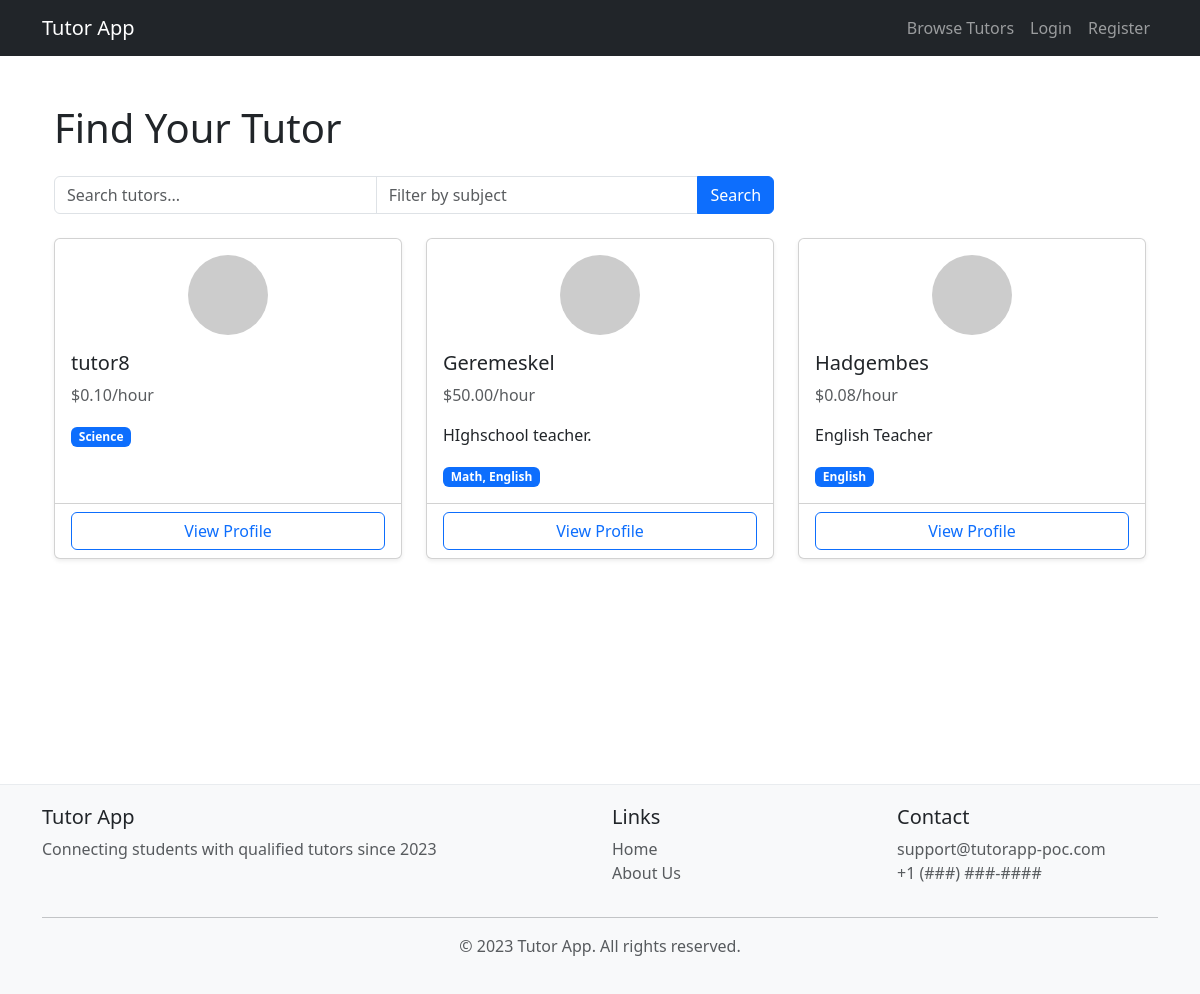
Before: /tutors/ with the older database file.
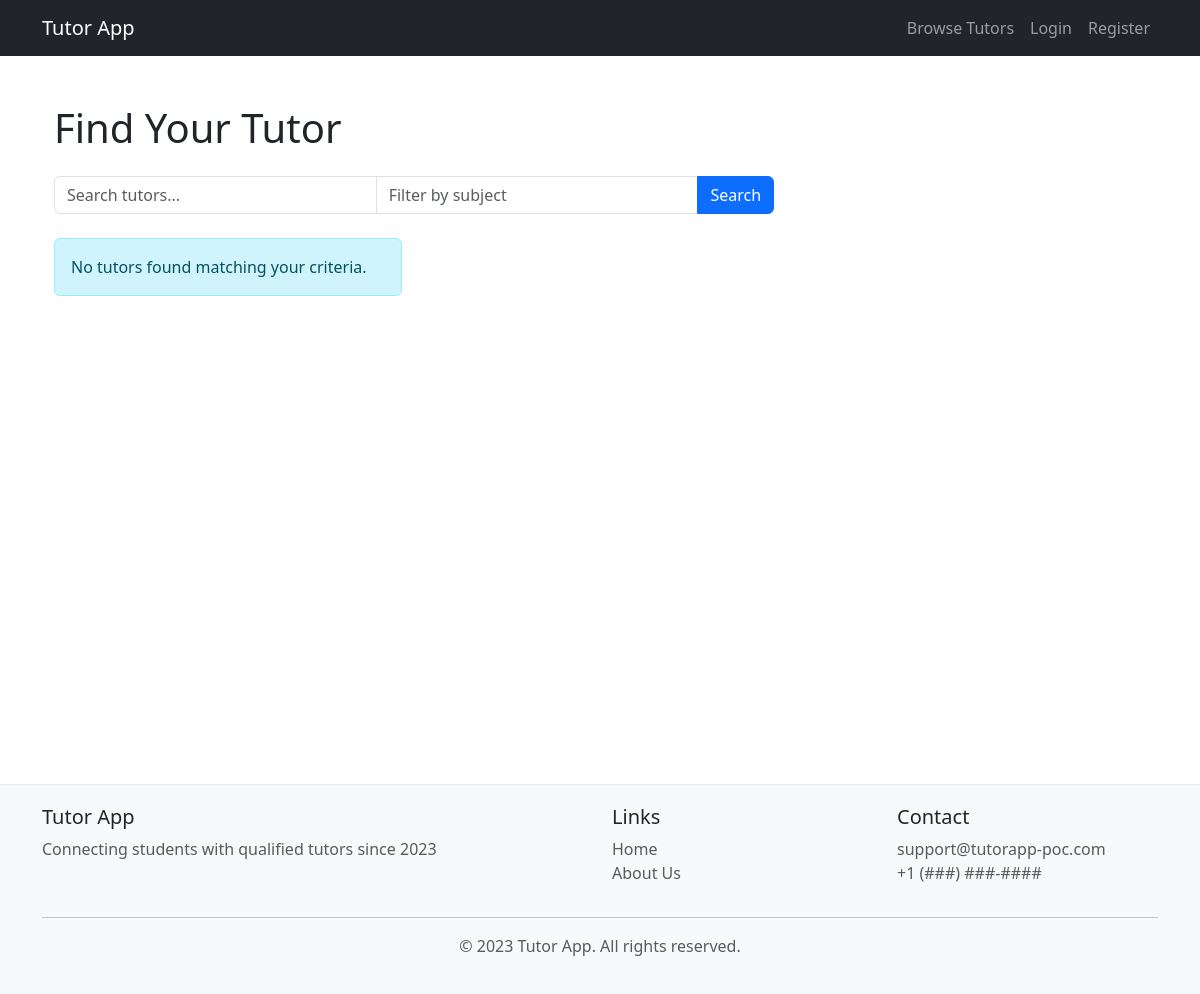
After: the same page with the newer database file.
### accounts/models.py (models this page shows, shortened)
class TutorProfile(models.Model):
    user = models.OneToOneField(CustomUser, on_delete=models.CASCADE, related_name='tutor_profile')
    bio = models.TextField(max_length=500, blank=True)
    subjects = models.CharField(max_length=200)
    hourly_rate = models.DecimalField(max_digits=6, decimal_places=2, default=0.00 )
    created_at = models.DateTimeField(auto_now_add=True)

class CustomUser(AbstractUser):
    USER_TYPES = (
        ('student', 'Student'),
        ('tutor', 'Tutor'),
    )
    first_name = models.CharField(max_length=30)
    last_name = models.CharField(max_length=30)
    user_type = models.CharField(max_length=10, choices=USER_TYPES, default='student')

### tutors/views.py (the view)
# urls.py: path('tutors/', TutorListView, name='tutor_list'),
def TutorListView(request):
    tutors = TutorProfile.objects.order_by("created_at")
    return render(request, 'tutor_list.html', {'tutors': tutors[:10]})

### tutors/templates/tutor_list.html (shortened to what this page needs)
{% extends 'base.html' %}
{% block content %}
<div class="container mt-4">
    <h1 class="mb-4">Find Your Tutor</h1>
    <div class="row mb-4">
        <div class="col-md-8">
            <form method="get">
                <div class="input-group">
                    <input type="text" class="form-control"
                           name="q" placeholder="Search tutors..."
                           value="{{ search_query }}">
                    <input type="text" class="form-control"
                           name="subject" placeholder="Filter by subject"
                           value="{{ subject_filter }}">
                    <button class="btn btn-primary" type="submit">
                         Search
                    </button>
                </div>
            </form>
        </div>
    </div>
    <div class="row row-cols-1 row-cols-md-2 row-cols-lg-3 g-4">
        {% for tutor in tutors %}
        <div class="col">
            <div class="card h-100 shadow-sm">
                <div class="card-body">
                    <div class="text-center mb-3">
                        <img src="https://ui-avatars.com/api/?name={{tutor.user.username}}&size=150"
                             class="rounded-circle"
                             alt="{{ tutor.user.username }}">
                    </div>
                    <h5 class="card-title">{{ tutor.user.username }}</h5>
                    <p class="text-muted">${{ tutor.hourly_rate }}/hour</p>
                    <p class="card-text">{{ tutor.bio|truncatechars:100 }}</p>
                    <div class="badge bg-primary">{{ tutor.subjects }}</div>
                </div>
                <div class="card-footer bg-transparent">
                    <a href="{% url 'tutor_detail' tutor.user.username %}" class="btn btn-outline-primary w-100">
                        View Profile
                    </a>
                </div>
            </div>
        </div>
        {% empty %}
        <div class="col">
            <div class="alert alert-info">No tutors found matching your criteria.</div>
        </div>
        {% endfor %}
    </div>
</div>
{% endblock %}

Changed rows visible on the page:
removed TutorProfile: user.username "tutor8", hourly_rate "0.10", subjects "Science"
removed TutorProfile: user.username "Geremeskel", hourly_rate "50.00", bio "HIghschool teacher.", subjects "Math, English"
removed TutorProfile: user.username "Hadgembes", hourly_rate "0.08", bio "English Teacher", subjects "English"
Other visible differences:
text now shown: "No tutors found matching your criteria."
